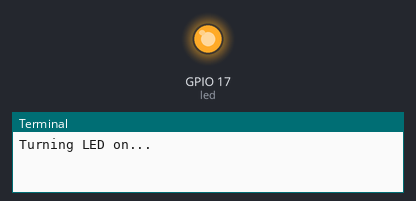
Recording of a program running on a simulated Raspberry Pi (BCM pin numbers). On the bench: output pins drawn as LEDs (lit = HIGH), the last lines printed to the terminal. At 7.0 s the program stops and its outputs stay as they are.

Above: at 0.1 s.
At 6.6 s:
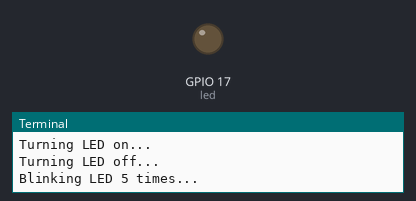
Timing chart, 0 to 8.1 s (numbered marks = the images above):
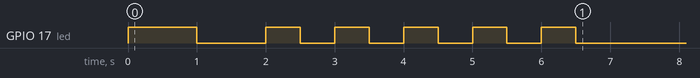

Measured:
- by itself, GPIO 17 (led): goes HIGH 1.0 s, LOW 1.0 s, 4 × (HIGH 0.50 s, LOW 0.50 s), HIGH 0.50 s, then LOW

The program:

led_basic.py
```python
#!/usr/bin/env python3
"""
Basic LED Control
Demonstrates turning an LED on/off and blinking
Uses a 3-pin LED module with built-in resistor
"""

from gpiozero import LED
from time import sleep

# Create an LED object on GPIO 17
led = LED(17)

# Turn LED on and off
print("Turning LED on...")
led.on()
sleep(1)    # Wait 1 second

print("Turning LED off...")
led.off()
sleep(1)

# Blink the LED 5 times
print("Blinking LED 5 times...")
for i in range(5):
    led.on()
    sleep(0.5)
    led.off()
    sleep(0.5)

print("Program complete!")
```
